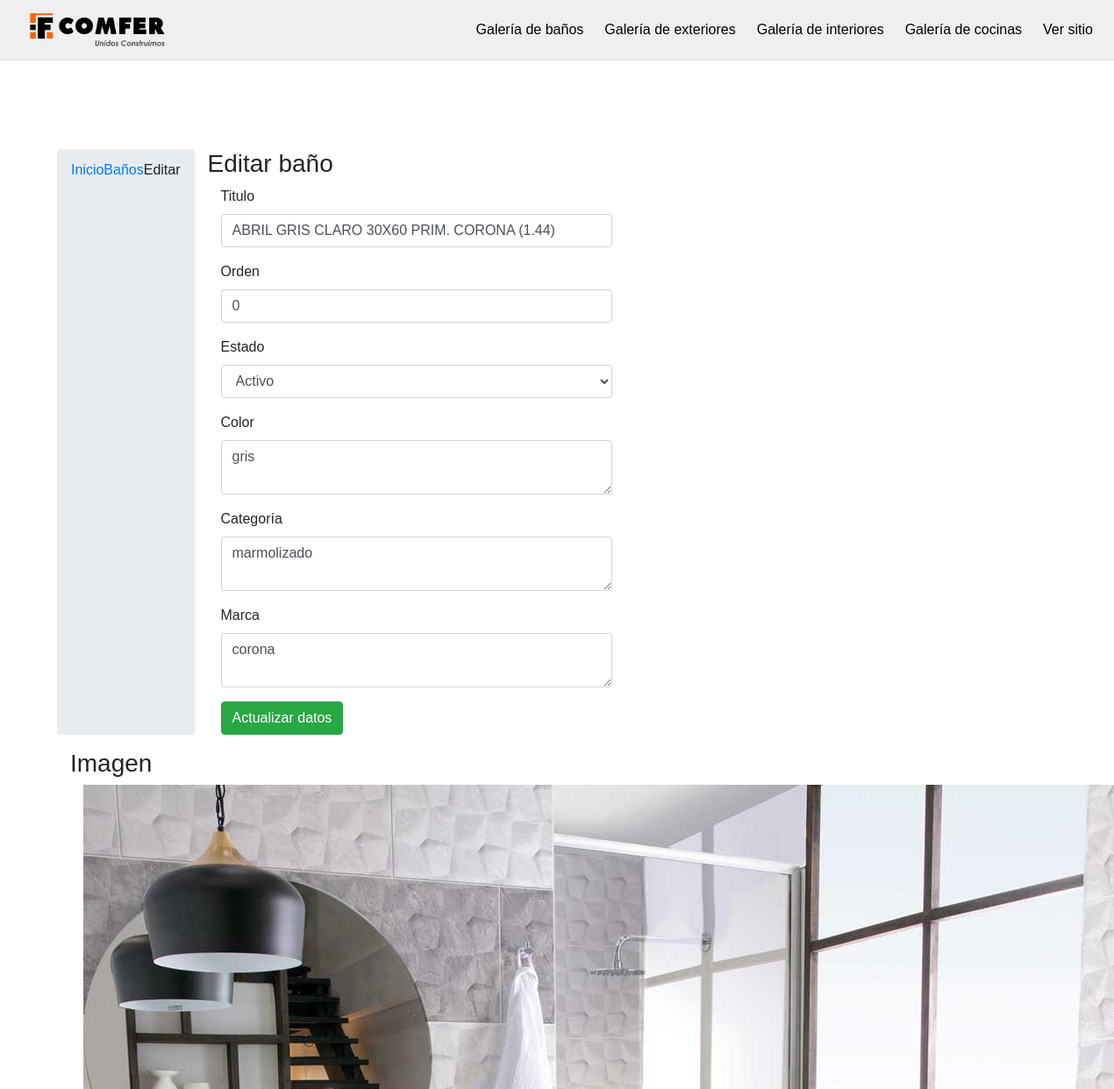
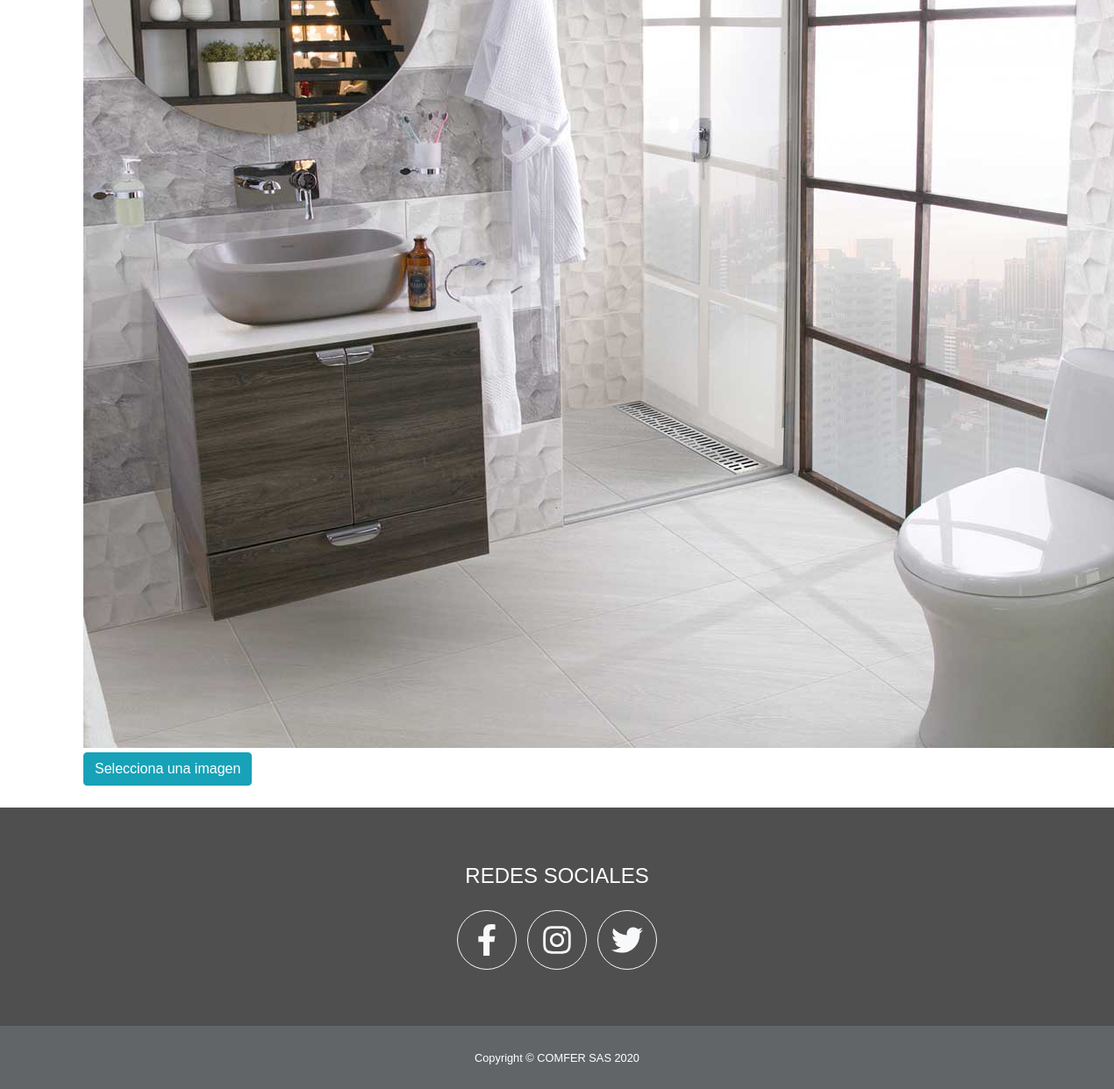
The page /admin/banoedit.php?id=87 on the database its author committed (2 pictures, top to bottom).
### tables this page shows
CREATE TABLE `bano` (
  `id` int(11) NOT NULL,
  `titulo` varchar(255) NOT NULL,
  `url_image` varchar(255) NOT NULL,
  `estado` int(1) NOT NULL,
  `orden` int(2) NOT NULL,
  `color` varchar(50) NOT NULL,
  `categoria` varchar(50) NOT NULL,
  `marca` varchar(50) NOT NULL
);

### admin/banoedit.php (the view, shortened to what this page needs)
<?php
include("../conexion.php");
$id_bano = intval($_GET['id']);
$sql = mysqli_query($con, "select * from bano where id='$id_bano' limit 0,1");
$rw = mysqli_fetch_array($sql);
$titulo = $rw['titulo'];
$url_image = $rw['url_image'];
$orden = intval($rw['orden']);
$estado = intval($rw['estado']);
$color = $rw['color'];
$categoria = $rw['categoria'];
$marca = $rw['marca'];
include("top_menu.php");
?>
<div class="container add">
	<div class="row">
		<ol class="breadcrumb">
			<li><a href="#">Inicio</a></li>
			<li><a href="banolist.php">Baños</a></li>
			<li class="active">Editar</li>
		</ol>
		<div class="col-md-7">
			<h3><span class="glyphicon glyphicon-edit"></span> Editar baño</h3>
			<form class="form-horizontal" id="editar_bano">
				<div class="form-group">
					<label for="titulo" class="col-sm-3 control-label">Titulo</label>
					<div class="col-sm-9">
						<input type="text" class="form-control" id="titulo" value="<?php echo $titulo; ?>" required name="titulo">
					</div>
				</div>
				<div class="form-group">
					<label for="orden" class="col-sm-3 control-label">Orden</label>
					<div class="col-sm-9">
						<input type="number" class="form-control" id="orden" name="orden" value="<?php echo $orden; ?>">
					</div>
				</div>
				<div class="form-group">
					<label for="estado" class="col-sm-3 control-label">Estado</label>
					<div class="col-sm-9">
						<select class="form-control" id="estado" required name="estado">
							<option value="1" <?php if ($estado == 1) {
													echo "selected";
												} ?>>Activo</option>
						</select>
					</div>
				</div>
				<div class="form-group">
					<label for="titulo" class="col-sm-3 control-label">Color</label>
					<div class="col-sm-9">
						<textarea class='form-control' name="color" id="color" required rows=2><?php echo $color; ?></textarea>
					</div>
				</div>
				<div class="form-group">
					<label for="titulo" class="col-sm-3 control-label">Categoría</label>
					<div class="col-sm-9">
						<textarea class='form-control' name="categoria" id="categoria" required rows=2><?php echo $categoria; ?></textarea>
					</div>
				</div>
				<div class="form-group">
					<label for="titulo" class="col-sm-3 control-label">Marca</label>
					<div class="col-sm-9">
						<textarea class='form-control' name="marca" id="marca" required rows=2><?php echo $marca; ?></textarea>
					</div>
				</div>
				<div class="form-group">
					<div class="col-sm-offset-3 col-sm-9">
						<button type="submit" class="btn btn-success">Actualizar datos</button>
					</div>
				</div>
			</form>
		</div>
		<div class="col-md-5">
			<h3><span class="glyphicon glyphicon-picture"></span> Imagen</h3>
			<form class="form-vertical">
				<div class="form-group">
					<div class="col-sm-12">
						<div class="fileinput fileinput-new" data-provides="fileinput">
							<div class="fileinput-new thumbnail" style="max-width: 100%;">
								<img class="img-rounded" src="../img/banner/<?php echo $url_image; ?>" />
							</div>
							<div>
								<span class="btn btn-info btn-file"><span class="fileinput-new">Selecciona una imagen</span>
									<span class="fileinput-exists" onclick="upload_image();">Cambiar imagen</span><input type="file" name="fileToUpload" id="fileToUpload" required onchange="upload_image();"></span>
							</div>
						</div>
					</div>
				</div>
			</form>
		</div>
	</div>
</div>
<?php include("footer.php"); ?>

### admin/css/navbar-fixed-top.css (style rules this page uses)
body { min-height: 200px; padding-top: 70px; }

### admin/css/preview-image.css (style rules this page uses)
.btn-file { position: relative; overflow: hidden; vertical-align: middle; }
.fileinput { display: inline-block; margin-bottom: 9px; }
.fileinput .thumbnail { display: inline-block; margin-bottom: 5px; overflow: hidden; text-align: center; vertical-align: middle; }
.fileinput .thumbnail > img { max-height: 100%; }
.fileinput .btn { vertical-align: middle; }

### admin/top_menu.php (style rules this page uses)
* { font-weight: 300; font-family: "Maven Pro", sans-serif; margin: 0; padding: 0; }
.add { margin-top: 100px; }

### rows shown on the page
bano: titulo "ABRIL GRIS CLARO 30X60 PRIM. CORONA (1.44)", orden "0", estado "Activo", color "gris", categoria "marmolizado", marca "corona", url_image (picture)
